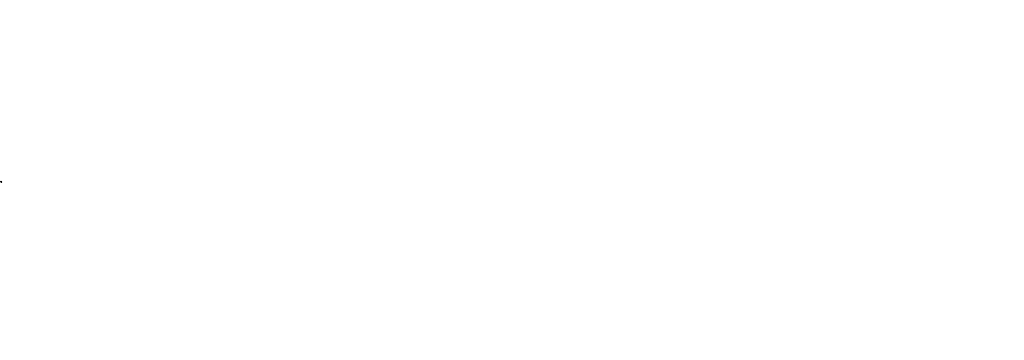
Frame 1 (no input)
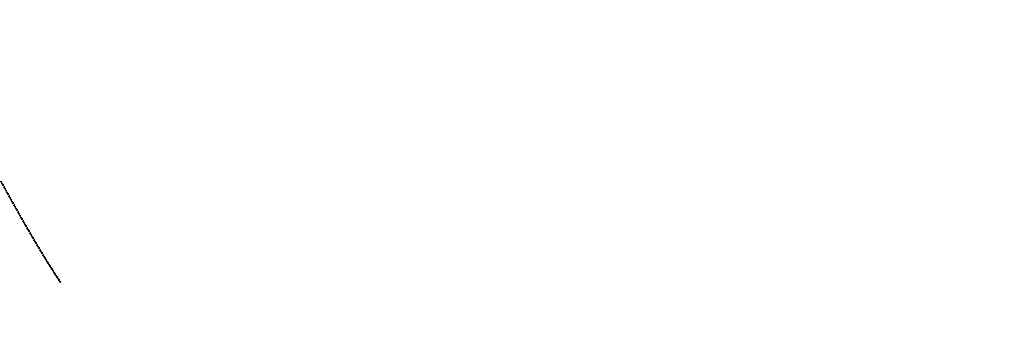
Frame 60 (the mouse pressed at the canvas centre just before this capture)
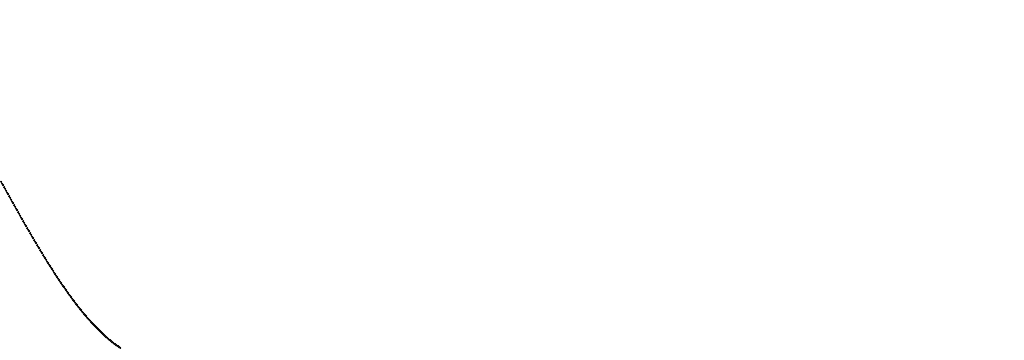
Frame 120 (the mouse held since frame 60 and released just before this capture)

The Processing sketch that drew these frames (run headless with seeded random() and noise(); from frame 60 on, the mouse is pressed at the canvas centre):

// Processing sketch: sin
// ── sin.pde
int index=0;
float radiants=0;
void setup()
{
  size(1024, 360);
  background(255);
}
void draw(){
  index++;
  radiants+=0.01; //<>//
  
  if(index==width)
  {
    index=0;
  }
  ellipse(index,sin(radiants)*(height/2)+180,1,1);

}
